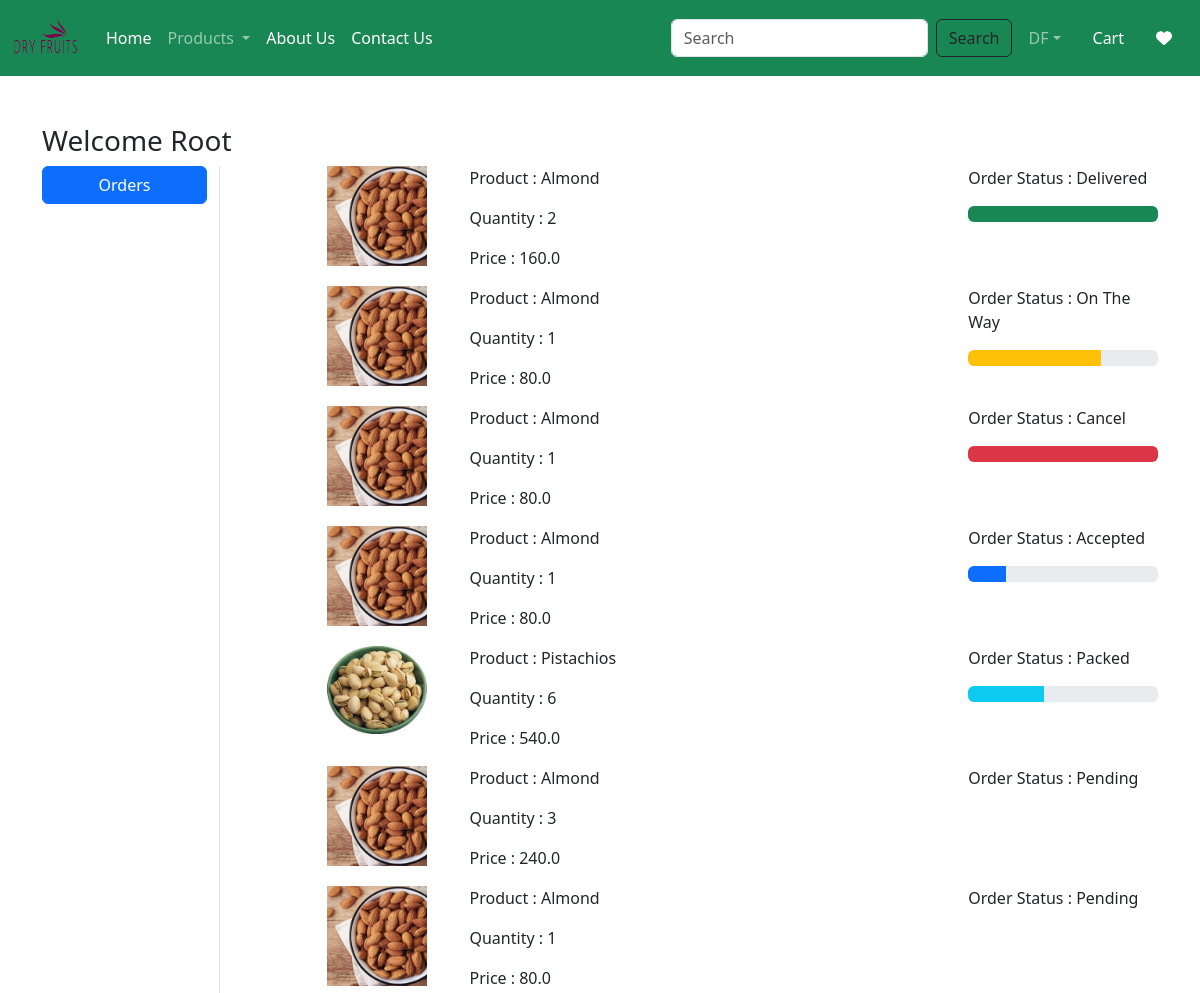
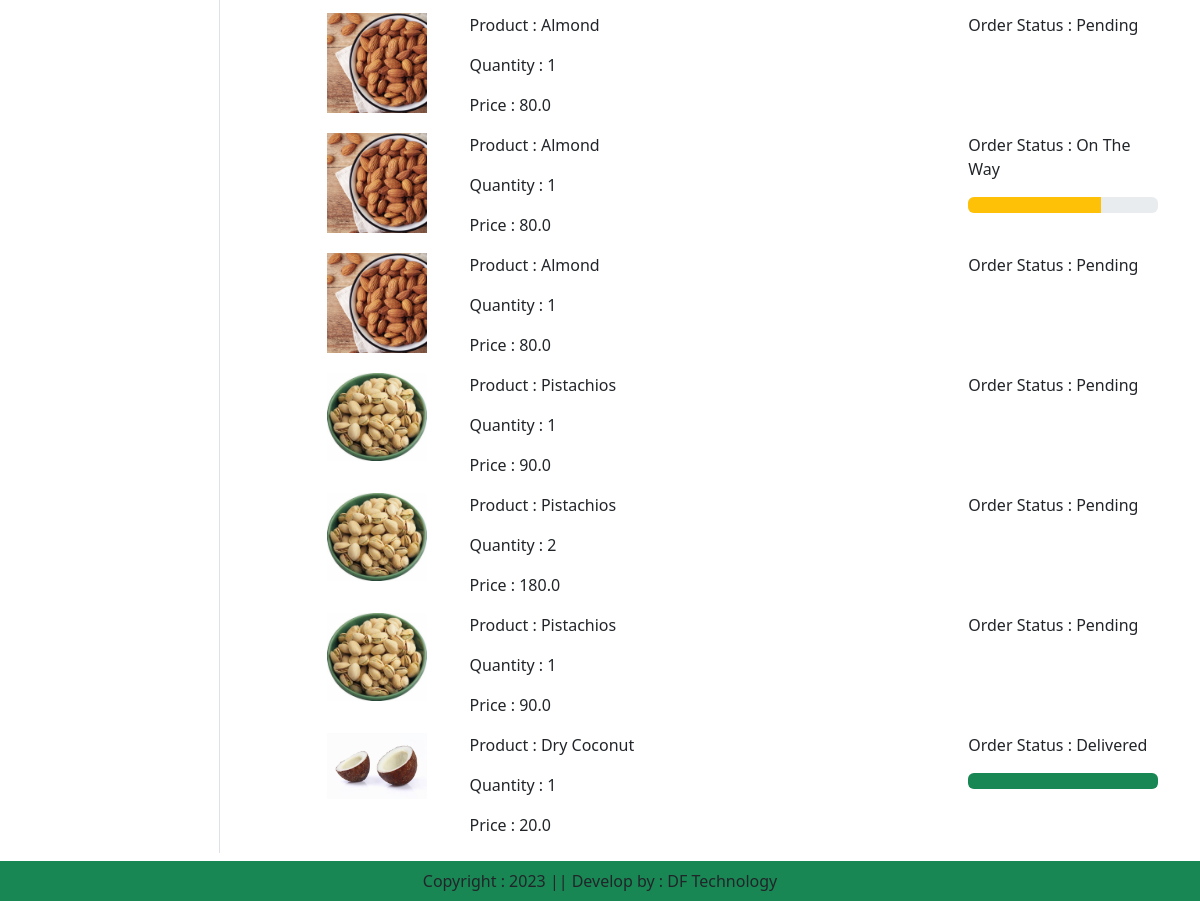
Screenshot of /orders/ (signed in) with the database file from the repository (2 pictures, top to bottom).
### app/models.py (models this page shows, shortened)
class OrderPlaced(models.Model):
    user = models.ForeignKey(User,on_delete=models.CASCADE)
    customer = models.ForeignKey(Customer,on_delete=models.CASCADE)
    product = models.ForeignKey(Product,on_delete=models.CASCADE)
    quantity = models.PositiveBigIntegerField(default=1)
    ordered_date = models.DateTimeField(auto_now_add=True)
    status = models.CharField(max_length=50,choices=STATUS_CHOICES,default='Pending')
    payment = models.ForeignKey(Payment,on_delete=models.CASCADE,default="")
    @property
    def total_cost(self):
        return self.quantity * self.product.discounted_price

class Product(models.Model):
    title = models.CharField(max_length=100)
    selling_price = models.FloatField()
    discounted_price = models.FloatField()
    description = models.TextField()
    benefits = models.TextField(default='')
    category = models.CharField(choices=CATEGORY_CHOICES, max_length=2)
    product_image = models.ImageField(upload_to='product')

### app/views.py (the view)
# urls.py: path('orders/', views.orders, name='orders'),
@login_required
def orders(request):
    totalitem = 0
    wishitem = 0
    if request.user.is_authenticated:
        totalitem = len(Cart.objects.filter(user=request.user))
        wishitem = len(Wishlist.objects.filter(user=request.user))
    order_placed = OrderPlaced.objects.filter(user=request.user)
    return render(request, 'app/orders.html',locals())

### app/templates/app/orders.html (shortened to what this page needs)
{% extends 'app/base.html' %}
{% load static %}
{% block main-content %}
<div class="container my-5">
    <div class="row">
     <h3>Welcome <span class="text-capitalize">{{request.user}}</span></h3>
        <div class="col-sm-2 border-end">
            <ul class="list-unstyled">
            <li class="d-grid"><a href="{% url 'orders' %}" class="btn btn-primary">Orders</a></li>
            </ul>
        </div>
        <div class="col-sm-9 offset-sm-1">
            {% for op in order_placed %}
                <div class="row">
                    <div class="col-sm-2">
                        <img src="{{op.product.product_image.url}}" class="img-fluid" height="100" width="100"/>
                    </div>
                    <div class="col-sm-7">
                        <p>Product : {{op.product.title}}</p>
                        <p>Quantity : {{op.quantity}}</p>
                        <p>Price : {{op.total_cost}}</p>
                    </div>
                    <div class="col-sm-3">
                        <p>Order Status : {{op.status}}</p>
                        {% if op.status == 'Accepted' %}
                            <div class="progress">
                                <div class="progress-bar" role="progressbar" style="width:20%" aria-valuenow="20" aria-valuemin="0" aria-valuemax="100"></div>
                            </div>
                        {% endif %}
                        {% if op.status == 'Packed' %}
                            <div class="progress">
                                <div class="progress-bar bg-info" role="progressbar" style="width:40%" aria-valuenow="40" aria-valuemin="0" aria-valuemax="100"></div>
                            </div>
                        {% endif %}
                        {% if op.status == 'On The Way' %}
                            <div class="progress">
                                <div class="progress-bar bg-warning" role="progressbar" style="width:70%" aria-valuenow="70" aria-valuemin="0" aria-valuemax="100"></div>
                            </div>
                        {% endif %}
                        {% if op.status == 'Delivered' %}
                            <div class="progress">
                                <div class="progress-bar bg-success" role="progressbar" style="width:100%" aria-valuenow="100" aria-valuemin="0" aria-valuemax="100"></div>
                            </div>
                        {% endif %}
                        {% if op.status == 'Cancel' %}
                            <div class="progress">
                                <div class="progress-bar bg-danger" role="progressbar" style="width:100%" aria-valuenow="100" aria-valuemin="0" aria-valuemax="100"></div>
                            </div>
                        {% endif %}
                    </div>
                </div>
            {% endfor %}
        </div>
    </div>
</div>
{% endblock main-content %}

### app/templates/app/base.html (shortened to what this page needs)
<!DOCTYPE html>
{% load static %}
<html lang="en">
  <head>
      <link href="https://cdn.jsdelivr.net/npm/bootstrap@5.3.1/dist/css/bootstrap.min.css" rel="stylesheet">
      <link rel="stylesheet" href="{% static 'app/css/owl.carousel.min.css' %}" />
      <link rel="stylesheet" href="{% static 'app/css/all.min.css' %}" />
      <link rel="stylesheet" href="{% static 'app/css/style.css' %}" />
  </head>
  <body>
    <nav class="navbar navbar-expand-lg navbar-dark bg-success">
        <div class="container-fluid">
          <a class="navbar-brand" href="#">
            <img src="{% static 'app/images/product/logo.png' %}" width="70" height="50"  />
          </a>
          <div class="collapse navbar-collapse" id="navbarSupportedContent">
            <ul class="navbar-nav me-auto mb-2 mb-lg-0">
              {% if request.user.is_authenticated %}
              <li class="nav-item">
                <a class="nav-link active" aria-current="page" href="/">Home</a>
              </li>
              <li class="nav-item dropdown">
                <a class="nav-link dropdown-toggle" href="#" role="button" data-bs-toggle="dropdown" aria-expanded="false">
                  Products
                </a>
              </li>
              <li class="nav-item">
                <a class="nav-link text-white" href="{% url 'about' %}">About Us</a>
              </li>
              <li class="nav-item">
                <a class="nav-link text-white" href="{% url 'contact' %}">Contact Us</a>
              </li>
            </ul>
            <form class="d-flex" role="search" action="/search">
              <input class="form-control me-2" type="search" placeholder="Search" name="search" aria-label="Search">
              <button class="btn btn-outline-dark" type="submit">Search</button>
            </form>
          </div>
          <ul class="navbar-nav me-auto mb-2 mb-lg-0">
            <li class="nav-item dropdown mx-2">
                <a class="nav-link dropdown-toggle" href="#" role="button" data-bs-toggle="dropdown" aria-expanded="false">DF</a>
            </li>
            <li class="nav-item mx-2">
                <a href="{% url 'showcart' %}" class="nav-link text-white"> Cart</a>
            </li>
            <li class="nav-item mx-2">
                <a href="{% url 'showwishlist' %}" class="nav-link text-white">  <i class="fa fa-heart"></i></a>
            </li>
            {% endif %}
          </ul>
        </div>
      </nav>
      {% block main-content %}{% endblock main-content %}
      <footer class="container-fluid fixed-bottom bg-success text-center p-2 mt-5">
        Copyright : 2023 || Develop by : DF Technology
      </footer>
  </body>
</html>

### rows the page displays
OrderPlaced: product.product_image (picture), product "Almond", quantity "2", total_cost "160.0", status "Delivered"
OrderPlaced: product.product_image (picture), product "Almond", quantity "1", total_cost "80.0", status "On The Way"
OrderPlaced: product.product_image (picture), product "Almond", quantity "1", total_cost "80.0", status "Cancel"
OrderPlaced: product.product_image (picture), product "Almond", quantity "1", total_cost "80.0", status "Accepted"
OrderPlaced: product.product_image (picture), product "Pistachios", quantity "6", total_cost "540.0", status "Packed"
OrderPlaced: product.product_image (picture), product "Almond", quantity "3", total_cost "240.0", status "Pending"
OrderPlaced: product.product_image (picture), product "Almond", quantity "1", total_cost "80.0", status "Pending"
OrderPlaced: product.product_image (picture), product "Almond", quantity "1", total_cost "80.0", status "Pending"
OrderPlaced: product.product_image (picture), product "Almond", quantity "1", total_cost "80.0", status "On The Way"
OrderPlaced: product.product_image (picture), product "Almond", quantity "1", total_cost "80.0", status "Pending"
OrderPlaced: product.product_image (picture), product "Pistachios", quantity "1", total_cost "90.0", status "Pending"
OrderPlaced: product.product_image (picture), product "Pistachios", quantity "2", total_cost "180.0", status "Pending"
OrderPlaced: product.product_image (picture), product "Pistachios", quantity "1", total_cost "90.0", status "Pending"
OrderPlaced: product.product_image (picture), product "Dry Coconut", quantity "1", total_cost "20.0", status "Delivered"

### other values shown
{{ request.user }} "Root"
